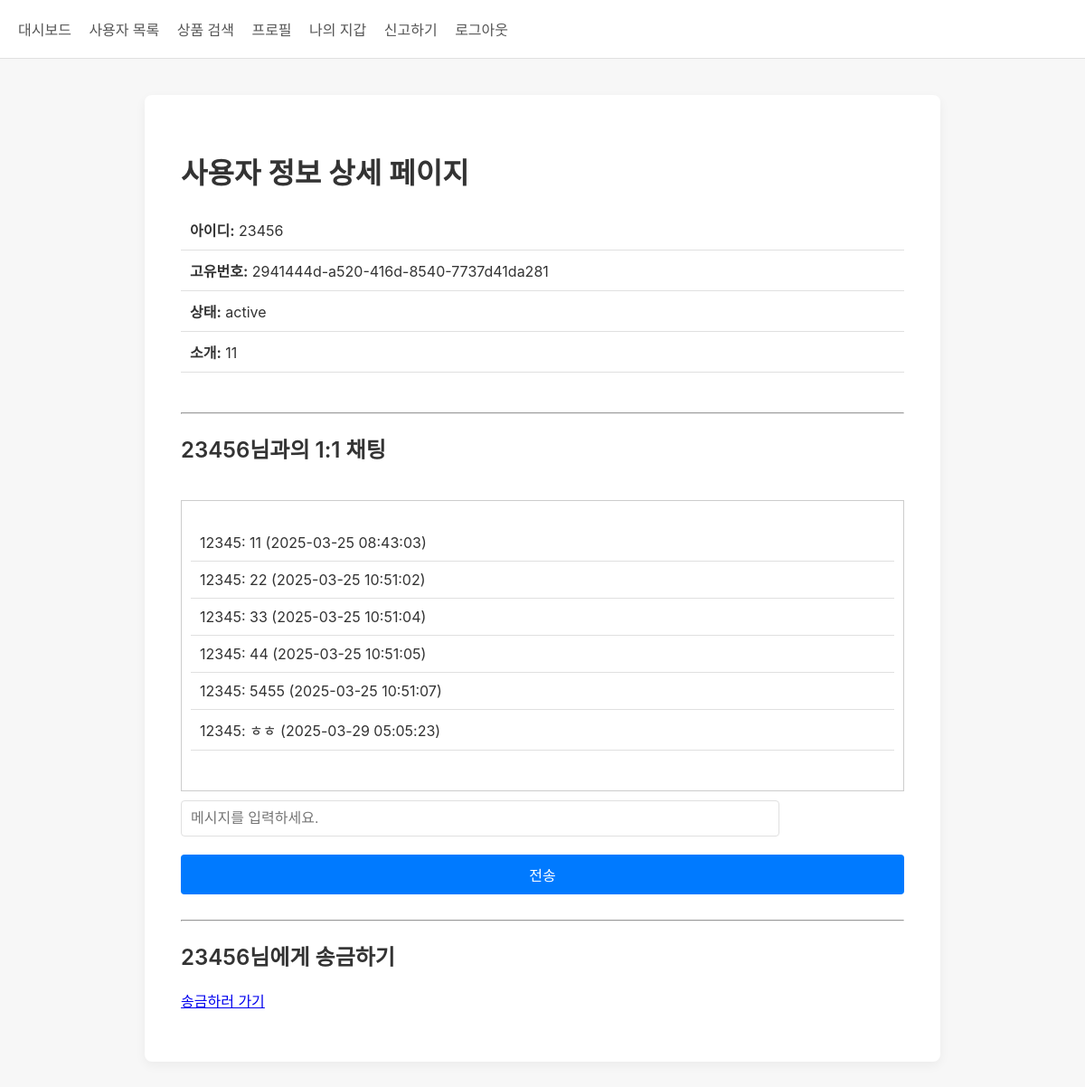
The page /user/2941444d-a520-416d-8540-7737d41da281 (signed in) on the database its author committed.
### repository.py (models this page shows)
class User(Base):
    __tablename__ = 'user'
    id = Column(String, primary_key=True, index=True)
    username = Column(String, unique=True, nullable=False, index=True)
    password = Column(String, nullable=False)
    bio = Column(Text)
    status = Column(String, default='active')
    wallet = Column(Integer, default=5000)
    failed_attempts = Column(Integer, default=0)
    lockout_until = Column(DateTime, nullable=True)

class Chat(Base):
    __tablename__ = 'chat'
    id = Column(String, primary_key=True, index=True)
    sender_id = Column(String, nullable=False)
    recipient_id = Column(String, nullable=False)
    message = Column(Text, nullable=False)
    timestamp = Column(DateTime, server_default=func.current_timestamp())

### user_routes.py (the view)
@user_bp.route('/user/<user_id>')
@login_required
def user_detail(user_id):
    target_user = service.get_user(user_id)
    if not target_user or target_user.status == '휴먼':
        flash("사용자를 찾을 수 없습니다.")
        return redirect(url_for('user.users'))
    private_chats = service.get_private_chats(request.user.id, user_id)
    return render_template('user_detail.html', user=target_user, private_chats=private_chats, service=service)

### app.py (called while the page is built)
@app.context_processor
def inject_csrf_token():
    return dict(csrf_token=generate_csrf())

@app.teardown_appcontext
def close_connection(exception):
    repository.close_db(exception)

### header_setter.py (called while the page is built, shortened)
def register_headers(app):
    @app.after_request
    def set_headers(response):
        if app.config["ENV"] == "production":
            pass
        else:
            return response

### repository.py (called while the page is built)
def get_user_by_id(user_id):
    session = SessionLocal()
    try:
        return session.query(User).filter(User.id == user_id).first()
    finally:
        session.close()

def get_private_chat_history(user1, user2, limit=50):
    session = SessionLocal()
    try:
        chats = session.query(Chat).filter(
            or_(
                and_(Chat.sender_id == user1, Chat.recipient_id == user2),
                and_(Chat.sender_id == user2, Chat.recipient_id == user1)
            )
        ).order_by(Chat.timestamp.asc()).limit(limit).all()
        return chats
    finally:
        session.close()

### user_routes.py (called while the page is built, shortened)
@user_bp.context_processor
def inject_current_user():
    token = request.cookies.get('jwt')
    user = None
    if token:
        payload = decode_token(token)
        if payload:
            user = service.get_user(payload['user_id'])
    return {'current_user': user}

def decode_token(token):
    try:
        payload = jwt.decode(token, current_app.config['CLIENT_JWT_SECRET_KEY'], algorithms=['HS256'])
        return payload
    except jwt.ExpiredSignatureError:
        return None
    except jwt.InvalidTokenError:
        return None

@user_bp.after_request
def check_cookie_flags(response):
    if current_app.config.get('ENV') != 'production':
        return response

### user_service.py (called while the page is built)
def get_user(user_id):
    user_id = sanitize_input(user_id)
    return repository.get_user_by_id(user_id)

def get_private_chats(user1, user2, limit=50):
    user1 = sanitize_input(user1)
    user2 = sanitize_input(user2)
    limit = safe_int(limit, use_abort=True)
    return repository.get_private_chat_history(user1, user2, limit)

### utils.py (called while the page is built)
def safe_str(target):
    return f'{target}' if target else ''

def sanitize_input(text):
    text = safe_str(text)   # 입력값을 문자열로 변환
    if not text:
        return ""
    tag_stripped = re.sub(r'<.*?>', '', text)
    escaped = html.escape(tag_stripped)
    return escaped

def safe_int(target, use_abort=False):
    try:
        return int(sanitize_input(target))
    except (ValueError, TypeError):
        if use_abort:
            abort(400)
        return 0

### templates/user_detail.html (shortened to what this page needs)
{% extends "base.html" %} {% block title %}사용자 정보 상세 페이지{% endblock %}
{% block content %}
<h1>사용자 정보 상세 페이지</h1>
<ul>
  <li><strong>아이디:</strong> {{ user.username }}</li>
  <li><strong>고유번호:</strong> {{ user.id }}</li>
  <li><strong>상태:</strong> {{ user.status }}</li>
  <li><strong>소개:</strong> {{ user.bio or "없음" }}</li>
</ul>
<br />
{% if current_user and current_user.id != user.id %}
<hr />
<h2>{{ user.username }}님과의 1:1 채팅</h2>
<div
  id="chat"
  data-current-user-id="{{ current_user.id }}"
  data-recipient-user-id="{{ user.id }}"
>
  <ul id="private-messages">
    {% for chat in private_chats %} {% set sender =
    service.get_user(chat.sender_id) %}
    <li>
      {{ sender.username if sender else chat.sender_id }}: {{ chat.message }}
      ({{ chat.timestamp }})
    </li>
    {% endfor %}
  </ul>
</div>
<input type="text" id="chat-input" placeholder="메시지를 입력하세요." />
<button id="send-btn">전송</button>
<hr />
<h2>{{ user.username }}님에게 송금하기</h2>
<p>
  <a href="{{ url_for('user.transfer_funds_route', user_id=user.id) }}"
    >송금하러 가기</a
  >
</p>
<link
  rel="stylesheet"
  href="{{ url_for('static', filename='user-detail.css') }}"
/>
{% else %}
<p>자신과는 1:1 채팅을 할 수 없습니다.</p>
{% endif %} {% endblock %}

### static/base-style.css (style rules this page uses)
body { background-color: #f7f7f7; font-family: -apple-system, BlinkMacSystemFont, "Segoe UI", Roboto, Helvetica, Arial, sans-serif; margin: 0; padding: 0; color: #333; }
h1, h2, h3 { font-weight: 600; margin-bottom: 20px; }
input, textarea, button { width: 100%; padding: 10px; margin-bottom: 20px; border: 1px solid #e0e0e0; border-radius: 4px; font-size: 16px; }
button { background-color: #007aff; color: #fff; border: none; cursor: pointer; transition: background-color 0.2s; }
ul { list-style: none; padding: 0; }
li { padding: 10px; border-bottom: 1px solid #e0e0e0; }
#chat { margin-top: 40px; }

### static/user-detail.css (style rules this page uses)
#chat { border: 1px solid #ccc; height: 300px; overflow-y: auto; padding: 10px; margin-bottom: 10px; }
#chat-input { width: 80%; }

### rows shown on the page
User: username "23456", id "2941444d-a520-416d-8540-7737d41da281", status "active", bio "11"
Chat: message "11", timestamp "2025-03-25 08:43:03"
User: username "12345"
Chat: message "22", timestamp "2025-03-25 10:51:02"
Chat: message "33", timestamp "2025-03-25 10:51:04"
Chat: message "44", timestamp "2025-03-25 10:51:05"
Chat: message "5455", timestamp "2025-03-25 10:51:07"
Chat: message "ㅎㅎ", timestamp "2025-03-29 05:05:23"
